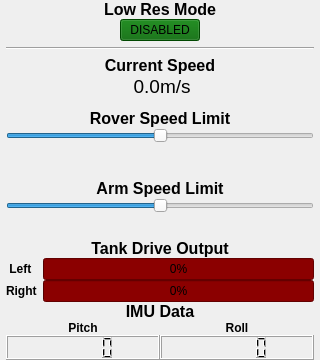
          <widget class="QWidget" name="speed_limit_widget" native="true">
           <property name="sizePolicy">
            <sizepolicy hsizetype="Fixed" vsizetype="Fixed">
             <horstretch>0</horstretch>
             <verstretch>0</verstretch>
            </sizepolicy>
           </property>
           <property name="minimumSize">
            <size>
             <width>320</width>
             <height>360</height>
            </size>
           </property>
           <property name="maximumSize">
            <size>
             <width>320</width>
             <height>360</height>
            </size>
           </property>
           <layout class="QVBoxLayout" name="verticalLayout">
            <property name="spacing">
             <number>0</number>
            </property>
            <property name="leftMargin">
             <number>6</number>
            </property>
            <property name="topMargin">
             <number>0</number>
            </property>
            <property name="rightMargin">
             <number>6</number>
            </property>
            <property name="bottomMargin">
             <number>0</number>
            </property>
            <item>
             <layout class="QVBoxLayout" name="verticalLayout_9">
              <item>
               <widget class="QLabel" name="label_9">
                <property name="font">
                 <font>
                  <pointsize>12</pointsize>
                  <weight>75</weight>
                  <bold>true</bold>
                 </font>
                </property>
                <property name="text">
                 <string>Low Res Mode</string>
                </property>
                <property name="alignment">
                 <set>Qt::AlignCenter</set>
                </property>
               </widget>
              </item>
              <item>
               <layout class="QHBoxLayout" name="horizontalLayout_5">
                <property name="bottomMargin">
                 <number>6</number>
                </property>
                <item>
                 <spacer name="horizontalSpacer">
                  <property name="orientation">
                   <enum>Qt::Horizontal</enum>
                  </property>
                  <property name="sizeHint" stdset="0">
                   <size>
                    <width>40</width>
                    <height>20</height>
                   </size>
                  </property>
                 </spacer>
                </item>
                <item>
                 <widget class="QPushButton" name="low_res_mode_button">
                  <property name="styleSheet">
                   <string notr="true">background-color:darkgreen</string>
                  </property>
                  <property name="text">
                   <string>DISABLED</string>
                  </property>
                  <property name="checkable">
                   <bool>false</bool>
                  </property>
                 </widget>
                </item>
                <item>
                 <spacer name="horizontalSpacer_3">
                  <property name="orientation">
                   <enum>Qt::Horizontal</enum>
                  </property>
                  <property name="sizeHint" stdset="0">
                   <size>
                    <width>40</width>
                    <height>20</height>
                   </size>
                  </property>
                 </spacer>
                </item>
               </layout>
              </item>
              <item>
               <widget class="Line" name="line_3">
                <property name="orientation">
                 <enum>Qt::Horizontal</enum>
                </property>
               </widget>
              </item>
              <item>
               <layout class="QVBoxLayout" name="verticalLayout_10">
                <property name="spacing">
                 <number>0</number>
                </property>
                <property name="topMargin">
                 <number>6</number>
                </property>
                <item>
                 <layout class="QHBoxLayout" name="horizontalLayout_2">
                  <property name="leftMargin">
                   <number>3</number>
                  </property>
                  <property name="topMargin">
                   <number>0</number>
                  </property>
                  <property name="rightMargin">
                   <number>3</number>
                  </property>
                  <item>
                   <layout class="QVBoxLayout" name="verticalLayout_14">
                    <item>
                     <widget class="QLabel" name="label_5">
                      <property name="font">
                       <font>
                        <pointsize>12</pointsize>
                        <weight>75</weight>
                        <bold>true</bold>
                       </font>
                      </property>
                      <property name="text">
                       <string>Current Speed</string>
                      </property>
                      <property name="alignment">
                       <set>Qt::AlignCenter</set>
                      </property>
                     </widget>
                    </item>
                    <item>
                     <layout class="QHBoxLayout" name="horizontalLayout_8">
                      <property name="spacing">
                       <number>0</number>
                      </property>
                      <item>
                       <widget class="QLabel" name="current_speed_label">
                        <property name="font">
                         <font>
                          <pointsize>14</pointsize>
                         </font>
                        </property>
                        <property name="text">
                         <string>0.0</string>
                        </property>
                        <property name="alignment">
                         <set>Qt::AlignRight|Qt::AlignTrailing|Qt::AlignVCenter</set>
                        </property>
                       </widget>
                      </item>
                      <item>
                       <widget class="QLabel" name="label_7">
                        <property name="font">
                         <font>
                          <pointsize>14</pointsize>
                         </font>
                        </property>
                        <property name="text">
                         <string>m/s</string>
                        </property>
                       </widget>
                      </item>
                     </layout>
                    </item>
                   </layout>
                  </item>
                 </layout>
                </item>
                <item>
                 <layout class="QVBoxLayout" name="verticalLayout_15">
                  <item>
                   <spacer name="verticalSpacer_3">
                    <property name="orientation">
                     <enum>Qt::Vertical</enum>
                    </property>
                    <property name="sizeHint" stdset="0">
                     <size>
                      <width>20</width>
                      <height>40</height>
                     </size>
                    </property>
                   </spacer>
                  </item>
                  <item>
                   <widget class="QLabel" name="label_3">
                    <property name="font">
                     <font>
                      <pointsize>12</pointsize>
                      <weight>75</weight>
                      <bold>true</bold>
                     </font>
                    </property>
                    <property name="text">
                     <string>Rover Speed Limit</string>
                    </property>
                    <property name="alignment">
                     <set>Qt::AlignCenter</set>
                    </property>
                   </widget>
                  </item>
                  <item>
                   <widget class="QSlider" name="rover_speed_limit_slider">
                    <property name="maximum">
                     <number>100</number>
                    </property>
                    <property name="value">
                     <number>50</number>
                    </property>
                    <property name="orientation">
                     <enum>Qt::Horizontal</enum>
                    </property>
                   </widget>
                  </item>
                 </layout>
                </item>
                <item>
                 <spacer name="verticalSpacer_2">
                  <property name="orientation">
                   <enum>Qt::Vertical</enum>
                  </property>
                  <property name="sizeHint" stdset="0">
                   <size>
                    <width>20</width>
                    <height>40</height>
                   </size>
                  </property>
                 </spacer>
                </item>
                <item>
                 <layout class="QVBoxLayout" name="verticalLayout_16">
                  <item>
                   <spacer name="verticalSpacer_8">
                    <property name="orientation">
                     <enum>Qt::Vertical</enum>
                    </property>
                    <property name="sizeHint" stdset="0">
                     <size>
                      <width>20</width>
                      <height>40</height>
                     </size>
                    </property>
                   </spacer>
                  </item>
                  <item>
                   <widget class="QLabel" name="label_11">
                    <property name="font">
                     <font>
                      <pointsize>12</pointsize>
                      <weight>75</weight>
                      <bold>true</bold>
                     </font>
                    </property>
                    <property name="text">
                     <string>Arm Speed Limit</string>
                    </property>
                    <property name="alignment">
                     <set>Qt::AlignCenter</set>
                    </property>
                   </widget>
                  </item>
                  <item>
                   <widget class="QSlider" name="arm_speed_limit_slider">
                    <property name="maximum">
                     <number>100</number>
                    </property>
                    <property name="value">
                     <number>50</number>
                    </property>
                    <property name="orientation">
                     <enum>Qt::Horizontal</enum>
                    </property>
                   </widget>
                  </item>
                  <item>
                   <spacer name="verticalSpacer_9">
                    <property name="orientation">
                     <enum>Qt::Vertical</enum>
                    </property>
                    <property name="sizeHint" stdset="0">
                     <size>
                      <width>20</width>
                      <height>40</height>
                     </size>
                    </property>
                   </spacer>
                  </item>
                 </layout>
                </item>
                <item>
                 <widget class="QLabel" name="label_6">
                  <property name="font">
                   <font>
                    <pointsize>12</pointsize>
                    <weight>75</weight>
                    <bold>true</bold>
                   </font>
                  </property>
                  <property name="text">
                   <string>Tank Drive Output</string>
                  </property>
                  <property name="alignment">
                   <set>Qt::AlignCenter</set>
                  </property>
                 </widget>
                </item>
                <item>
                 <layout class="QFormLayout" name="formLayout">
                  <property name="fieldGrowthPolicy">
                   <enum>QFormLayout::ExpandingFieldsGrow</enum>
                  </property>
                  <property name="horizontalSpacing">
                   <number>6</number>
                  </property>
                  <item row="0" column="0">
                   <widget class="QLabel" name="label_13">
                    <property name="font">
                     <font>
                      <weight>75</weight>
                      <bold>true</bold>
                     </font>
                    </property>
                    <property name="text">
                     <string> Left</string>
                    </property>
                   </widget>
                  </item>
                  <item row="0" column="1">
                   <widget class="QProgressBar" name="left_drive_progress_bar">
                    <property name="styleSheet">
                     <string notr="true">background-color:darkred;</string>
                    </property>
                    <property name="minimum">
                     <number>0</number>
                    </property>
                    <property name="maximum">
                     <number>100</number>
                    </property>
                    <property name="value">
                     <number>0</number>
                    </property>
                    <property name="textVisible">
                     <bool>true</bool>
                    </property>
                   </widget>
                  </item>
                  <item row="1" column="0">
                   <widget class="QLabel" name="label_14">
                    <property name="font">
                     <font>
                      <weight>75</weight>
                      <bold>true</bold>
                     </font>
                    </property>
                    <property name="text">
                     <string>Right</string>
                    </property>
                   </widget>
                  </item>
                  <item row="1" column="1">
                   <widget class="QProgressBar" name="right_drive_progress_bar">
                    <property name="styleSheet">
                     <string notr="true">background-color:darkred;</string>
                    </property>
                    <property name="minimum">
                     <number>0</number>
                    </property>
                    <property name="maximum">
                     <number>100</number>
                    </property>
                    <property name="value">
                     <number>0</number>
                    </property>
                    <property name="textVisible">
                     <bool>true</bool>
                    </property>
                   </widget>
                  </item>
                 </layout>
                </item>
               </layout>
              </item>
              <item>
               <spacer name="verticalSpacer_4">
                <property name="orientation">
                 <enum>Qt::Vertical</enum>
                </property>
                <property name="sizeHint" stdset="0">
                 <size>
                  <width>20</width>
                  <height>40</height>
                 </size>
                </property>
               </spacer>
              </item>
              <item>
               <layout class="QVBoxLayout" name="verticalLayout_11">
                <property name="spacing">
                 <number>0</number>
                </property>
                <item>
                 <widget class="QLabel" name="label_4">
                  <property name="font">
                   <font>
                    <pointsize>12</pointsize>
                    <weight>75</weight>
                    <bold>true</bold>
                   </font>
                  </property>
                  <property name="text">
                   <string>IMU Data</string>
                  </property>
                  <property name="alignment">
                   <set>Qt::AlignCenter</set>
                  </property>
                 </widget>
                </item>
                <item>
                 <layout class="QHBoxLayout" name="horizontalLayout_6">
                  <property name="spacing">
                   <number>0</number>
                  </property>
                  <item>
                   <layout class="QVBoxLayout" name="verticalLayout_12">
                    <property name="spacing">
                     <number>0</number>
                    </property>
                    <item>
                     <widget class="QLabel" name="label">
                      <property name="font">
                       <font>
                        <weight>75</weight>
                        <bold>true</bold>
                       </font>
                      </property>
                      <property name="text">
                       <string>Pitch</string>
                      </property>
                      <property name="alignment">
                       <set>Qt::AlignCenter</set>
                      </property>
                     </widget>
                    </item>
                    <item>
                     <widget class="QLCDNumber" name="imu_pitch_lcd_number">
                      <property name="minimumSize">
                       <size>
                        <width>0</width>
                        <height>25</height>
                       </size>
                      </property>
                      <property name="maximumSize">
                       <size>
                        <width>16777215</width>
                        <height>25</height>
                       </size>
                      </property>
                     </widget>
                    </item>
                   </layout>
                  </item>
                  <item>
                   <layout class="QVBoxLayout" name="verticalLayout_13">
                    <property name="spacing">
                     <number>0</number>
                    </property>
                    <item>
                     <widget class="QLabel" name="imu_pitch_lcd_number_2">
                      <property name="font">
                       <font>
                        <weight>75</weight>
                        <bold>true</bold>
                       </font>
                      </property>
                      <property name="text">
                       <string>Roll</string>
                      </property>
                      <property name="alignment">
                       <set>Qt::AlignCenter</set>
                      </property>
                     </widget>
                    </item>
                    <item>
                     <widget class="QLCDNumber" name="imu_roll_lcd_number">
                      <property name="minimumSize">
                       <size>
                        <width>0</width>
                        <height>25</height>
                       </size>
                      </property>
                      <property name="maximumSize">
                       <size>
                        <width>16777215</width>
                        <height>25</height>
                       </size>
                      </property>
                     </widget>
                    </item>
                   </layout>
                  </item>
                 </layout>
                </item>
               </layout>
              </item>
              <item>
               <spacer name="verticalSpacer_7">
                <property name="orientation">
                 <enum>Qt::Vertical</enum>
                </property>
                <property name="sizeHint" stdset="0">
                 <size>
                  <width>20</width>
                  <height>40</height>
                 </size>
                </property>
               </spacer>
              </item>
             </layout>
            </item>
           </layout>
          </widget>
